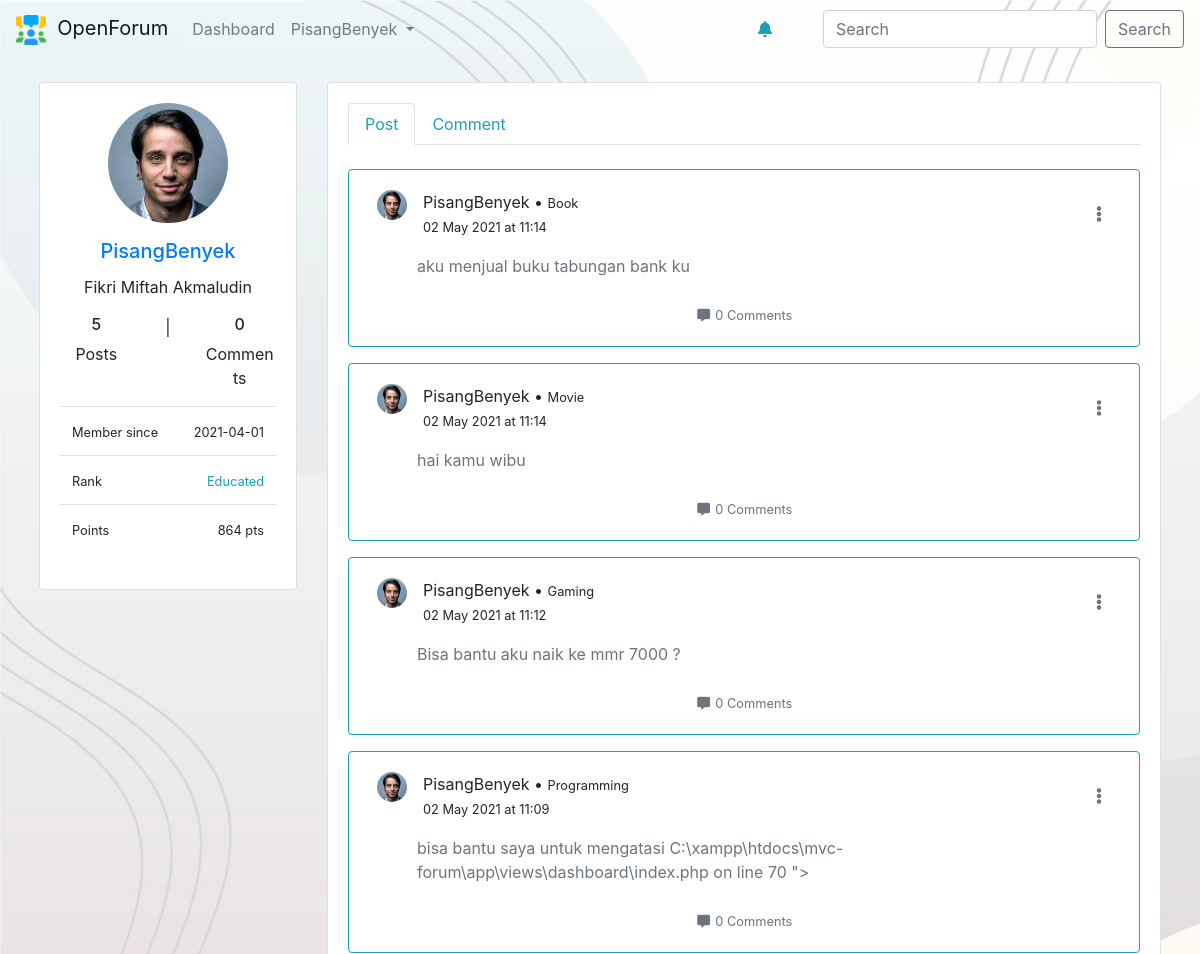
The page /profile (signed in, upper part) on the database as committed earlier.
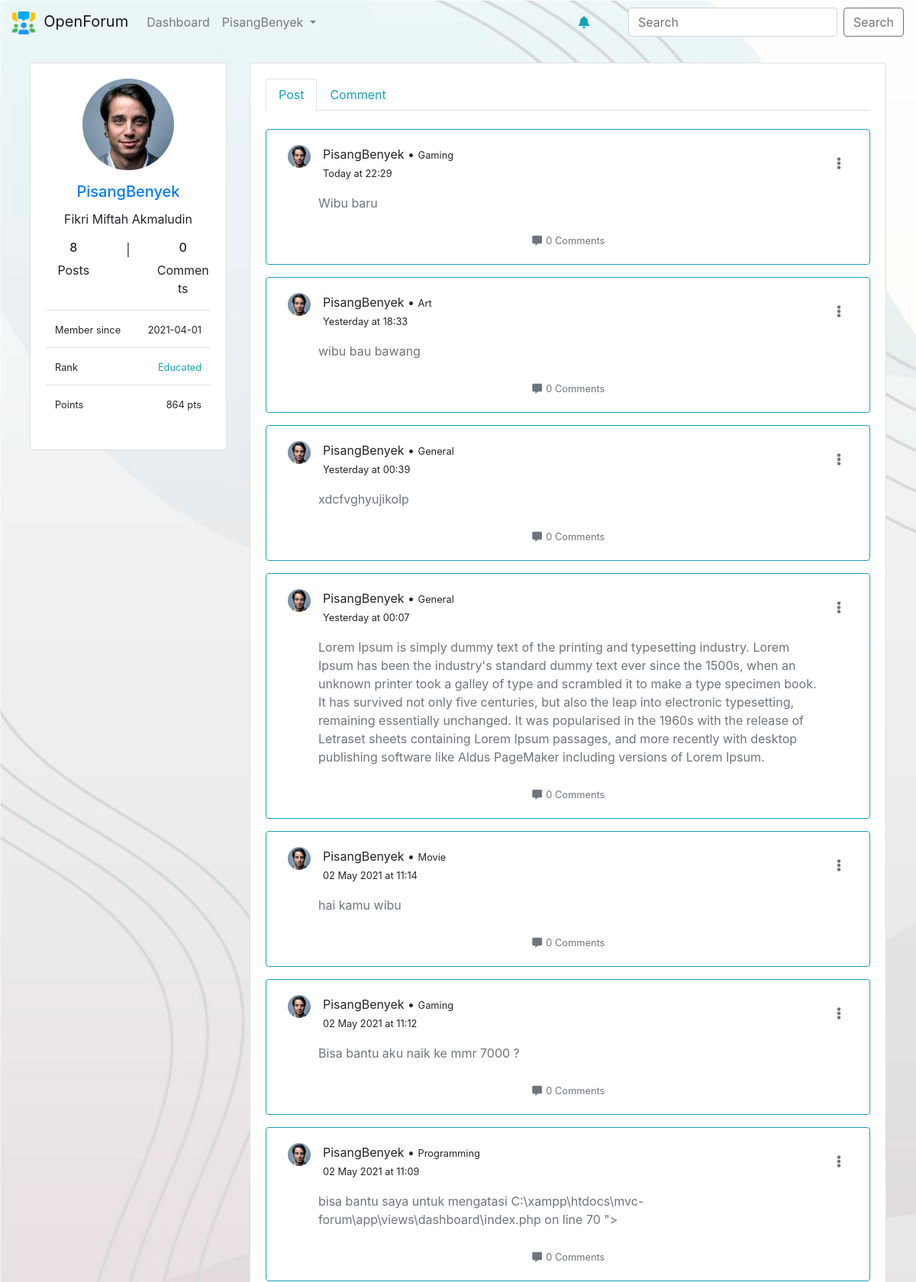
The same page on the database as committed later.
### tables this page shows
CREATE TABLE `users` (
  `id` int(11) NOT NULL,
  `fullname` varchar(100) NOT NULL,
  `username` varchar(100) NOT NULL,
  `email` varchar(100) NOT NULL,
  `password` varchar(255) NOT NULL,
  `photo` varchar(100) NOT NULL DEFAULT 'user.png',
  `register_date` date NOT NULL DEFAULT current_timestamp(),
  `rank` enum('Newbie','Helper','Ambitious','Educated','Expert','Professional','Genius') NOT NULL DEFAULT 'Newbie',
  `points` int(11) NOT NULL DEFAULT 0
);

CREATE TABLE `posts` (
  `id` int(11) NOT NULL,
  `owner` int(11) NOT NULL,
  `content` mediumtext NOT NULL,
  `category` varchar(25) NOT NULL DEFAULT 'General',
  `time_posted` datetime NOT NULL DEFAULT current_timestamp()
);

### app/core/Controller.php (called while the page is built, shortened)
<?php
class Controller{
	public function view($view, $data = [])
	{
		require_once '../app/views/' . $view . '.php' ;
	}
	public function model($model)
	{
		return new $model;
	}
}

### app/controllers/Profile.php (called while the page is built, shortened)
<?php
class Profile extends Controller {
	public function index()
	{
		$data['user'] = $this->model('User_model')->getUserData($_SESSION['UserLoggedIn']);
		$data['totalComment'] = $this->model('Comment_model')->countMyComments($data['user']['id']);
		$data['userPost'] = $this->model('Post_model')->getPostFromThisUser($data['user']['id']);
		$data['postCount'] = $this->model('Post_model')->countPostFromThisUser($data['user']['id']);
		for ($i=0; $i < $data['postCount'] ; $i++) {
			$timeConvert = $this->model('Post_model')->convertTime($data['userPost'][$i]['time_posted']);
			$commentCount = $this->model('Comment_model')->commentCount($data['userPost'][$i]['id']);
			$data['userPost'][$i]['comments'] = $commentCount;
			$data['userPost'][$i]['date'] = $timeConvert['date'];
			$data['userPost'][$i]['hour'] = $timeConvert['hour'];
		}
		$data['myComments'] = $this->model('Comment_model')->getAllMyComments($data['user']['id']);
		$data['title'] = "Profile";
		$this->view('template/header',$data);
		$this->view('template/nav-inside');
		$this->view('template/profile-left-panel',$data);
		$this->view('profile/index',$data);
	}
}

### app/core/App.php (called while the page is built, shortened)
<?php
class App{
	protected $method = 'index';
	protected $params = [];
	public function __construct()
	{
		$this->controller = new $this->controller;
		call_user_func_array([$this->controller, $this->method], $this->params);
	}
}

### public/index.php (called while the page is built, shortened)
<?php
$app = new App;

### app/core/Database.php (called while the page is built, shortened)
<?php
class Database {
    private $host = DB_HOST;
    private $user = DB_USER;
    private $pass = DB_PASS;
    private $db_name = DB_NAME;
    private $dbh;
    private $stmt;
    public function __construct()
    {
        $dsn = 'mysql:host=' . $this->host . ';dbname=' . $this->db_name;
        $option = [
            PDO::ATTR_PERSISTENT => true,
            PDO::ATTR_ERRMODE => PDO::ERRMODE_EXCEPTION
        ];
        try {
            $this->dbh = new PDO($dsn, $this->user, $this->pass, $option);
        } catch(PDOException $e) {
            die($e->getMessage());
        }
    }
    public function query($query)
    {
        $this->stmt = $this->dbh->prepare($query);
    }
    public function bind($param, $value, $type = null)
    {
        if( is_null($type) ) {
            switch( true ) {
                default :
                    $type = PDO::PARAM_STR;
            }
        }
        $this->stmt->bindValue($param, $value, $type);
    }
    public function execute()
    {
        $this->stmt->execute();
    }
    public function resultSet()
    {
        $this->execute();
        return $this->stmt->fetchAll(PDO::FETCH_ASSOC);
    }
    public function single()
    {
        $this->execute();
        return $this->stmt->fetch(PDO::FETCH_ASSOC);
    }
    public function rowCount()
    {
        return $this->stmt->rowCount();
    }
}

### app/models/User_model.php (called while the page is built, shortened)
<?php
class User_model {
    private $db;
    public function __construct()
    {
        $this->db = new Database;
    }
    public function getUserData($data)
    {
        $username = $_SESSION['UserLoggedIn'];
        $this->db->query('SELECT * FROM users WHERE username=:username');
        $this->db->bind('username',$username);
        return $this->db->single();
    }
}

### app/models/Post_model.php (called while the page is built, shortened)
<?php
class Post_model
{
	public function __construct()
	{
        $this->db = new Database;
	}
	public function getPostFromThisUser($data)
	{
		$ownerid = $data;
		$this->db->query('SELECT * FROM posts WHERE owner=:ownerid ORDER BY id DESC');
		$this->db->bind('ownerid',$ownerid);
		return $this->db->resultSet();
	}
	public function countPostFromThisUser($user)
	{
		$this->db->query('SELECT * FROM posts WHERE owner=:ownerid');
		$this->db->bind('ownerid',$user);
		$this->db->execute();
		$total  = $this->db->rowCount();
		return $total;
	}
}

### app/models/Comment_model.php (called while the page is built, shortened)
<?php
class Comment_model
{
	public function __construct()
	{
        $this->db = new Database;
	}
	public function commentCount($postId)
	{
		$this->db->query('SELECT * FROM comments WHERE post_id =:postId');
		$this->db->bind('postId' , $postId);
		$this->db->execute();
		return $this->db->rowCount();
	}
	public function countMyComments($userId)
	{
		$this->db->query('SELECT * FROM comments WHERE commenter=:userId');
		$this->db->bind('userId',$userId);
		$this->db->execute();
		return $this->db->rowCount();
	}
	public function getAllMyComments($userId)
	{
		$this->db->query('SELECT * FROM comments WHERE commenter=:userId ORDER BY id DESC');
		$this->db->bind('userId',$userId);
		$this->db->execute();
		return $this->db->resultSet();
	}
}

### app/views/profile/index.php (the view, shortened to what this page needs)
	<div class="col-md-9">
		<div class="card">
			<div class="card-body">
				<ul class="nav nav-tabs" id="myTab" role="tablist">
				  <li class="nav-item" role="presentation">
				    <a class="nav-link active text-info" id="post-tab" data-toggle="tab" href="#post" role="tab" aria-controls="post" aria-selected="true">Post</a>
				  </li>
				  <li class="nav-item" role="presentation">
				    <a class="nav-link text-info" id="comment-tab" data-toggle="tab" href="#comment" role="tab" aria-controls="comment" aria-selected="false">Comment</a>
				  </li>
				</ul>
				<div class="tab-content" id="myTabContent">
				  <div class="tab-pane fade show active pt-4" id="post" role="tabpanel" aria-labelledby="post-tab">
				  	<?php foreach ($data['userPost'] as $myPost): ?>
				  		<div class="card mb-3 border border-info">
							<div class="card-body">
								<div>
									<div class="row mx-1 d-flex justify-content-between">
										<div class="row mx-1">
											<img src="<?=ROOTURL ?>/public/assets/img/profile-img/<?=$data['user']['photo'] ?>" height="30px" width="30px" class="rounded-circle">&emsp;
											<div>
												<span class="mb-0 pb-0"><?=$data['user']['username'] ?> &bull; <small><?=$myPost['category']?></small></span><br>
												<small class="text-muted mt-0"></small><small><?=$myPost['date'].' at '.$myPost['hour']?></small>
											</div>
										</div>
										<div class="btn-group dropleft">
										  <button class="btn bg-transparent" type="button" id="dropdownMenuButton" data-toggle="dropdown" aria-haspopup="true" aria-expanded="false">
										  	<i class="fas fa-ellipsis-v text-muted"></i>
										  </button>
										</div>
									</div>
									<div class="mx-5 mt-3">
										<a href="post/<?=$myPost['id'] ?>" class="card-text deco-none">
											<p class="text-muted"><?=$myPost['content']?></p>
										</a>
									</div>
									<div class="d-flex justify-content-center mt-4">
										<div class="text-center">
											<a href="post/<?=$myPost['id'] ?>" class="deco-none text-secondary">
												<small><i class="fas fa-comment-alt fa-fw"></i> <?= $myPost['comments'] ?> Comments</small>
											</a>
										</div>
									</div>
								</div>
							</div>
						</div>
				  	<?php endforeach ?>
				  </div>
				</div>
			</div>
		</div>
	</div>
</div>

### app/views/template/header.php (shortened to what this page needs)
<!DOCTYPE html>
<html>
<head>
	<link rel="stylesheet" href="https://cdn.jsdelivr.net/npm/bootstrap@4.6.0/dist/css/bootstrap.min.css">
	<link rel="stylesheet" type="text/css" href="<?= ROOTURL ?>/public/assets/css/global.css">
	<link rel="stylesheet" href="https://use.fontawesome.com/releases/v5.15.3/css/all.css">
</head>
<body>

### app/views/template/nav-inside.php (shortened to what this page needs)
<nav class="navbar navbar-expand-lg navbar-light ">
  <a class="navbar-brand" href="<?=ROOTURL ?>/dashboard">
    <img width="30" height="30" src="<?= ROOTURL ?>/public/assets/img/discuss.png">
    &nbsp;OpenForum
  </a>
  <div class="collapse navbar-collapse" id="navbarCollapse">
    <ul class="navbar-nav mr-auto">
      <li class="nav-item">
        <a class="nav-link" href="<?=ROOTURL ?>/dashboard">Dashboard</a>
      </li>
      <li class="nav-item dropdown">
        <a class="nav-link dropdown-toggle" href="#" id="navbarDropdown" role="button" data-toggle="dropdown" aria-haspopup="true" aria-expanded="false">
          <?= $_SESSION['UserLoggedIn'] ?>
        </a>
      </li>
    </ul>
    <div class="dropdown">
      <a href id="dropdownMenuButton" class="mx-5 text-info" data-toggle="dropdown" aria-haspopup="true" aria-expanded="false"><i class="fas fa-bell fa-fw"></i></a>
    </div>
    <form class="form-inline mt-2 mt-md-0" action="<?=ROOTURL ?>/search" method="post">
      <input class="form-control mr-sm-2" type="text" placeholder="Search" name="search" aria-label="Search">
      <button class="btn btn-outline-secondary my-2 my-sm-0" type="submit">Search</button>
    </form>
  </div>
</nav>

### app/views/template/profile-left-panel.php
<div class="row mx-4 mt-4">
	<div class="col-md-3">
		<div class="card">
			<div class="card-body">
				<div class="d-flex justify-content-center">
					<img class="rounded-circle" width="120px" height="120px" src="<?= ROOTURL ?>/public/assets/img/profile-img/<?=$data['user']['photo']?>">
				</div>
				<h5 class="card-title text-primary text-center mt-3"><?=$data['user']['username']?></h5>
				<p class="text-center "><?=$data['user']['fullname']?></p>
				<div class="row d-flex justify-content-between text-center mt-3">
					<div class="col-md-5">
						<h6><?= $data['postCount'] ?></h6> Posts
					</div>
					<div class="col-md-2">
						|
					</div>
					<div class="col-md-5">
						<h6><?= $data['totalComment'] ?></h6> Comments
					</div>
				</div>
				<table class="table mt-3">
					<tr>
						<td class="text-left"><small>Member since</small></td>
						<td class="text-right"><small><?=$data['user']['register_date']?></small></td>
					</tr>
					<tr>
						<td class="text-left"><small>Rank</small></td>
						<td class="text-right text-info"><small><?=$data['user']['rank']?></small></td>
					</tr>
					<tr>
						<td class="text-left"><small>Points</small></td>
						<td class="text-right"><small><?=$data['user']['points']?> pts</small></td>
					</tr>
				</table>
			</div>
		</div>
	</div>

### public/assets/css/global.css (style rules this page uses)
body { background-image: url('../img/wave.jpg'); background-repeat: none; background-attachment: fixed; background-size: cover; }
a.deco-none { text-decoration: none; }

Rows that differ between the two databases and show on the page:
removed posts: users.photo (picture), $data['user']['username'] "PisangBenyek", category "Book", date "02 May 2021", hour "11:14", content "aku menjual buku tabungan bank ku", comments "0"
added posts: users.photo (picture), $data['user']['username'] "PisangBenyek", category "Gaming", date "Today", hour "22:29", content "Wibu baru", comments "0"
added posts: users.photo (picture), $data['user']['username'] "PisangBenyek", category "Art", date "Yesterday", hour "18:33", content "wibu bau bawang", comments "0"
added posts: users.photo (picture), $data['user']['username'] "PisangBenyek", category "General", date "Yesterday", hour "00:39", content "xdcfvghyujikolp", comments "0"
added posts: users.photo (picture), $data['user']['username'] "PisangBenyek", category "General", date "Yesterday", hour "00:07", content "Lorem Ipsum is simply dummy text of the printing and typesetting industry. Lorem Ipsum has been the industry's standard dummy text ever since the 1500s, when an unknown printer took a galley of type and scrambled it to make a type specimen book. It has survived not only five centuries, but also the leap into electronic typesetting, remaining essentially unchanged. It was popularised in the 1960s with the release of Letraset sheets containing Lorem Ipsum passages, and more recently with desktop publishing software like Aldus PageMaker including versions of Lorem Ipsum.", comments "0"
Other text that changed with them:
$data['postCount']: "5" → "8"
